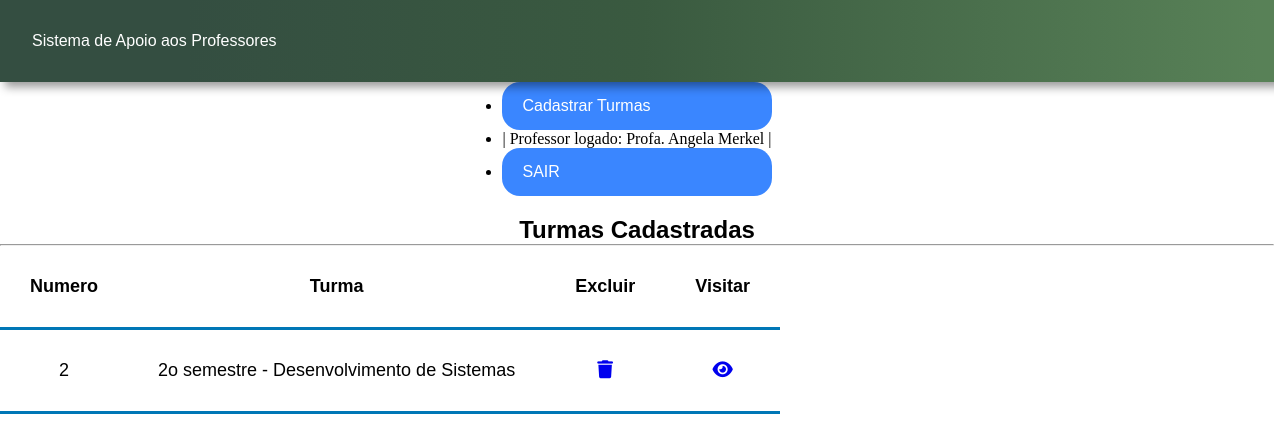
The app's page /lista_turma/2 with its own data.
### App_Escola/models.py (models this page shows, shortened)
class Professor(models.Model):
    nome = models.CharField(max_length=120)
    email = models.CharField(max_length=120)
    senha = models.CharField(max_length=64)

class Turma(models.Model):
    nome_turma = models.CharField(max_length=120)
    id_professor = models.ForeignKey(Professor, null=True, on_delete=models.PROTECT)

### App_Escola/views.py (the view)
# urls.py: path('lista_turma/<int:id_professor>', views.lista_turma, name='lista_turma'),
def lista_turma(request, id_professor):
    dados_professor = Professor.objects.filter(id=id_professor).values("nome", "id")
    usuario_logado = dados_professor[0]
    usuario_logado = usuario_logado['nome']
    id_logado = dados_professor[0]
    id_logado = id_logado['id']
    turmas_do_professor = Turma.objects.filter(id_professor=id_logado)
    return render(request, 'Cons_Turma_Lista.html',
                  {'usuario_logado':usuario_logado, 'turmas_do_professor':turmas_do_professor,
                   'id_logado':id_logado})

### App_Escola/templates/Cons_Turma_Lista.html (shortened to what this page needs)
{% load static %}
<!DOCTYPE html>
<html lang="en">
<head>
    <link rel="stylesheet" type="text/css" href="../static/css/cons_turma_lista.css">
</head>
<header class="login">
    <div class="fundo_menu">
        <div class="nome_sistema">
            Sistema de Apoio aos Professores
        </div>
    </div>
</header>
<nav class="menu">
    <ul>
       <li><a href="/cad_turma/{{id_logado}}">Cadastrar Turmas</a></li>
       <li> | Professor logado: {{usuario_logado}} | </a></li>
       <li><a href="../accounts/logout">SAIR</a></li>
    </ul>
</nav>
<body onLoad="login();">
    <div class="principal">
    <div class="container">
        <section class="enquadramento">
            <h1> Turmas Cadastradas</h1>
        </section>
        <hr>
        <table>
            <tr>
                <th>Numero</th>
                <th>Turma</th>
                <th>Excluir</th>
                <th>Visitar</th>
            </tr>
            {% for igs in turmas_do_professor %}
            <tr>
                <td style="text-align:center">{{igs.id}} </td>
                <td>{{igs.nome_turma}}</td>
                <td style="text-align:center"><a href="javascript:valida_excluir({{igs.id}})"><i class="fa-solid fa-trash"></i></a></td>
                <td style="text-align:center"><a href="{% url 'ver_atividades' id_turma=igs.id %}"><i class="fa-solid fa-eye"></i></a></td>
            </tr>
            {% endfor %}
        </table>
    </div>
    </div>
</body>
</html>

### App_Escola/static/css/cons_turma_lista.css (style rules this page uses)
* { margin: 0px; padding: 0px; }
body { width: 100%; }
.login { display: flex; width: 100%; padding: 4vh; align-items: center; font-family: "Roboto-Condensed", sans-serif; font-size: 16px; color: #ffff; background: linear-gradient(90deg, #344e41 14%, #3a5a40 48%, #588157 94%); filter: drop-shadow(5px 5px 5px rgba(0 0 0 / 40%)); }
.menu { display: flex; justify-content: center; align-items: center; padding: 0 10px 0 10px; }
.menu a { display: flex; padding: 15px 20px 15px 20px; border: none; background-color: #3a86ff; border-radius: 18px; color: white; font-family: "Roboto-Condensed", sans-serif; font-size: 16px; }
div h1 { display: flex; justify-content: center; align-items: center; font-family: "Roboto-Condensed", sans-serif; font-size: 24px; padding-top: 20px; }
table, th, td { border-collapse: collapse; padding: 30px; text-align: center; font-family: "Roboto-Condensed", sans-serif; font-size: 18px; border-bottom: 3px solid #0077b6; }
a { text-decoration: none; }

### records on screen
Professor: nome "Profa. Angela Merkel"
Turma: id "2", nome_turma "2o semestre - Desenvolvimento de Sistemas"
